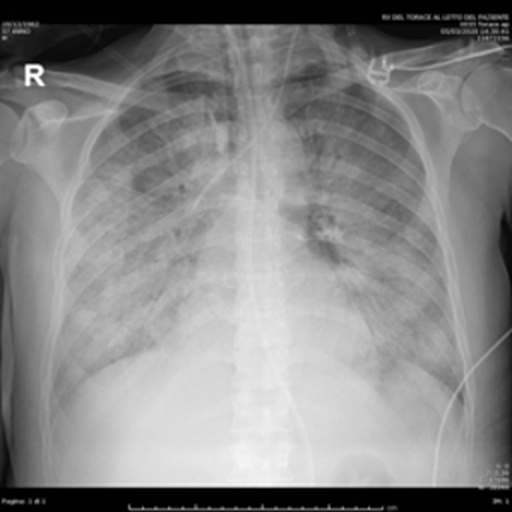
#> input picture assets/input_image_pca.png, 512 x 512 px, found by its file name
$ jupyter execute pca.ipynb
#> lines starting #> are read from the running program, lines starting #| are printed output that depends on the picture
[cell 1]
import numpy as np
import matplotlib.pyplot as plt
import cv2

[cell 2]
img = cv2.imread('assets/input_image_pca.png', 0)
#> img is the input picture: shape (512, 512); min 0, max 255, mean 135.8

[cell 3]
def pca(X):

    # Standardizing the data
    X_standardized = (X - np.mean(X, axis=0)) / np.std(X, axis=0)
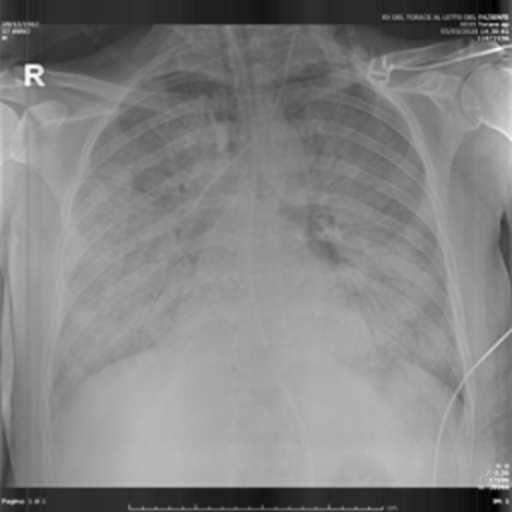
#> X_standardized: shape (512, 512) float64; min -3.32, max 3.09, mean 0; drawn with min black and max white

    covariance_matrix = np.cov(X_standardized, rowvar=False)
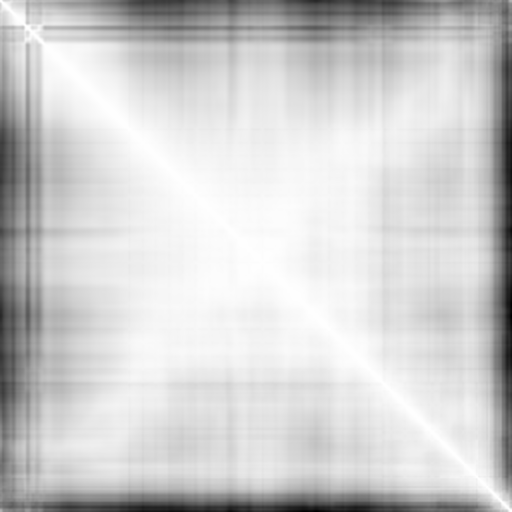
#> covariance_matrix: shape (512, 512) float64; min -0.158, max 1, mean 0.787; drawn with min black and max white
    eigenvalues, eigenvectors = np.linalg.eig(covariance_matrix)

    # Sorting the eigenvalues in descending order and the eigenvectors will rearrange accordingly.
    sorted_indices = np.argsort(eigenvalues)[::-1]
#> sorted_indices = 512 values, max 511 at index 504, min 0 at index 0, mean 255.5
    eigenvalues = eigenvalues[sorted_indices]
    eigenvectors = eigenvectors[:, sorted_indices]

    # Selecting Principle Components based on the Kaiser criterion
    average_eigenvalues = np.mean(eigenvalues)
    num_components = np.sum(eigenvalues > average_eigenvalues)
#> num_components = 11

    # Selecting the top k eigenvectors (the principal components)
    selected_eigenvectors = eigenvectors[:, :num_components]
    projected_data = np.dot(X_standardized, selected_eigenvectors)

    return projected_data, selected_eigenvectors

[cell 4]
image_2d = img.reshape(-1, img.shape[1])
projected_data, selected_eigenvectors = pca(image_2d)

reconstructed_image = np.dot(projected_data, selected_eigenvectors.T)
reconstructed_image = (reconstructed_image * np.std(image_2d, axis=0)) + np.mean(image_2d, axis=0)
reconstructed_image = np.uint8(reconstructed_image.reshape(img.shape))
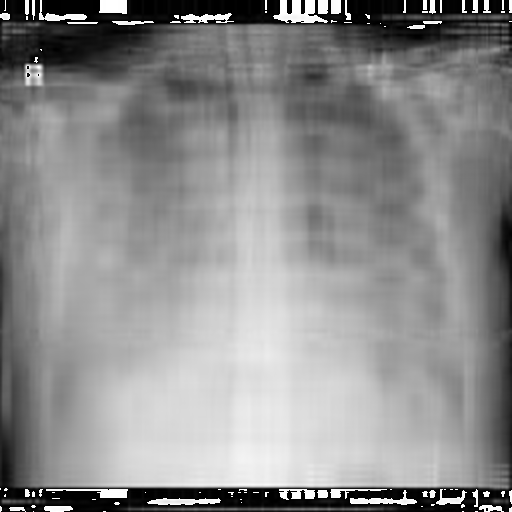
#> reconstructed_image: shape (512, 512); min 0, max 255, mean 140.8

plt.figure(figsize=(10, 5))
plt.subplot(1, 2, 1)
plt.imshow(img, cmap='gray')
plt.title('Original Image')
plt.axis('off')

plt.subplot(1, 2, 2)
plt.imshow(reconstructed_image, cmap='gray')
plt.title('Reconstructed Image using PCA')
plt.axis('off')

# plt.show()

cv2.imwrite('generated_assets/output_image_pca.png', reconstructed_image)
#> Out = True
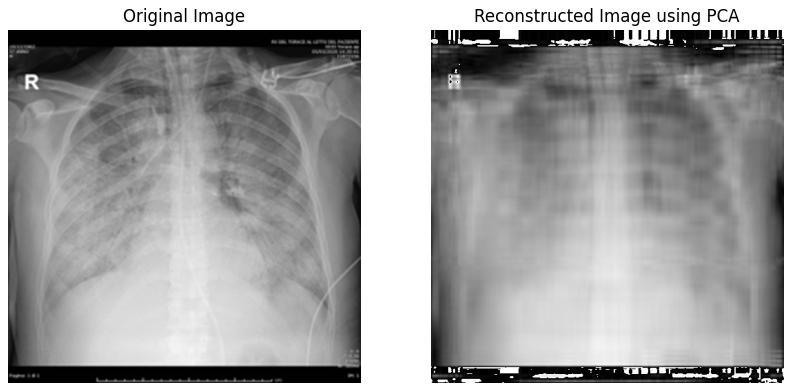
#> figure drawn by matplotlib, 2 panels

$ run again, with assets/input_image.png copied over assets/input_image_pca.png
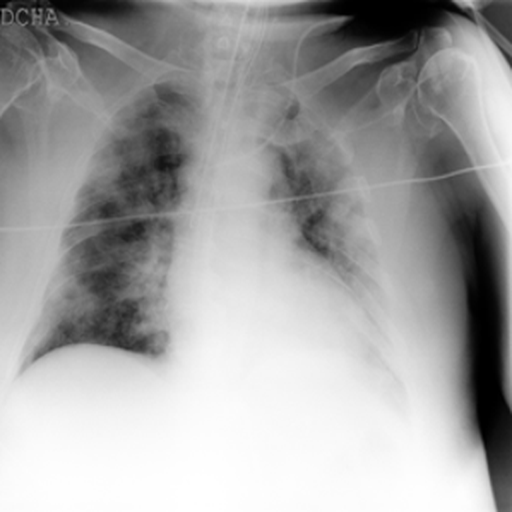
#> input picture assets/input_image.png, 512 x 512 px, found by its file name
#> img is the input picture: shape (512, 512); min 0, max 255, mean 163.7
#> in pca, `eigenvalues, eigenvectors = np.linalg.eig(covariance_matrix)`: eigenvalues = 512 values, max 381.7 at index 0, min 8.01e-16 at index 466, mean 1
#> sorted_indices = 512 values, max 511 at index 458, min 0 at index 0, mean 255.5
#> in pca, `eigenvalues = eigenvalues[sorted_indices]`: eigenvalues = 512 values, max 381.7 at index 0, min 8.01e-16 at index 511, mean 1
#> in pca, `eigenvectors = eigenvectors[:, sorted_indices]`:
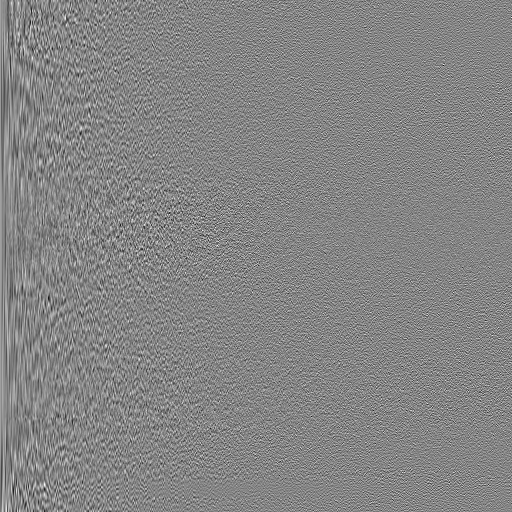
#> eigenvectors: shape (512, 512) float64; min -0.239, max 0.219, mean 9.57e-05; drawn with min black and max white
#> average_eigenvalues = 1
#> num_components = 9
#> `reconstructed_image = np.uint8(reconstructed_image.reshape(img.shape))`:
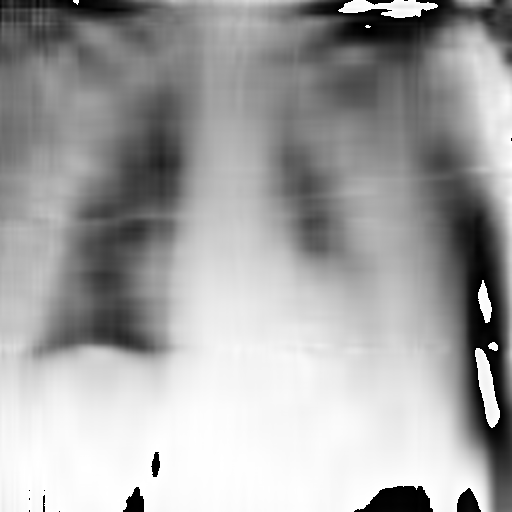
#> reconstructed_image: shape (512, 512); min 0, max 255, mean 163.4
#> Out = True

$ run again, with assets/input_image_arnold.png copied over assets/input_image_pca.png
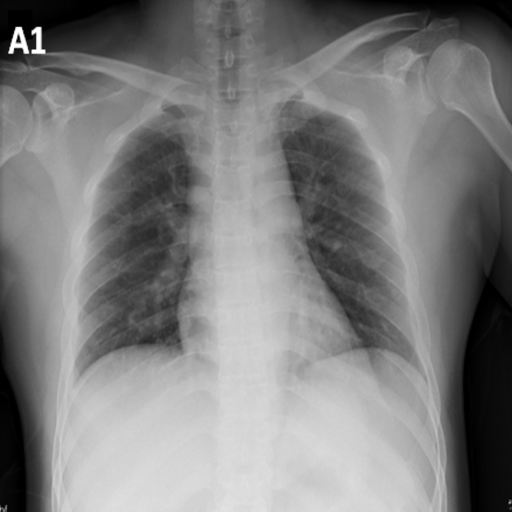
#> input picture assets/input_image_arnold.png, 512 x 512 px, found by its file name
#> img is the input picture: shape (512, 512); min 0, max 255, mean 126.1
#> in pca, `eigenvalues, eigenvectors = np.linalg.eig(covariance_matrix)`:
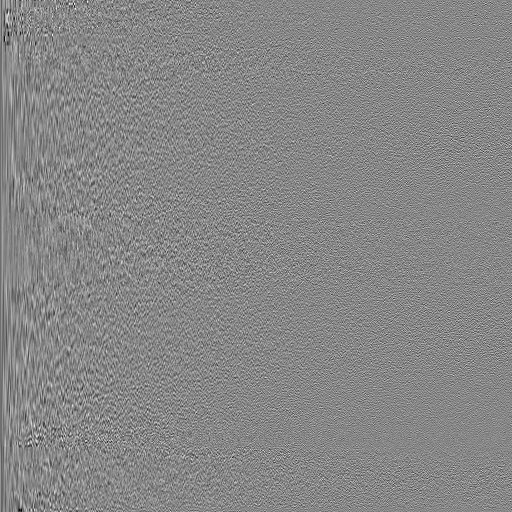
#> eigenvectors: shape (512, 512) float64; min -0.276, max 0.245, mean -0.000166; drawn with min black and max white
#> in pca, `eigenvalues, eigenvectors = np.linalg.eig(covariance_matrix)`: eigenvalues = 512 values, max 310.9 at index 0, min -1.01e-15 at index 465, mean 1
#> sorted_indices = 512 values, max 511 at index 462, min 0 at index 0, mean 255.5
#> in pca, `eigenvalues = eigenvalues[sorted_indices]`: eigenvalues = 512 values, max 310.9 at index 0, min -1.01e-15 at index 511, mean 1
#> average_eigenvalues = 1
#> num_components = 12
#> `reconstructed_image = (reconstructed_image * np.std(image_2d, axis=0))..`:
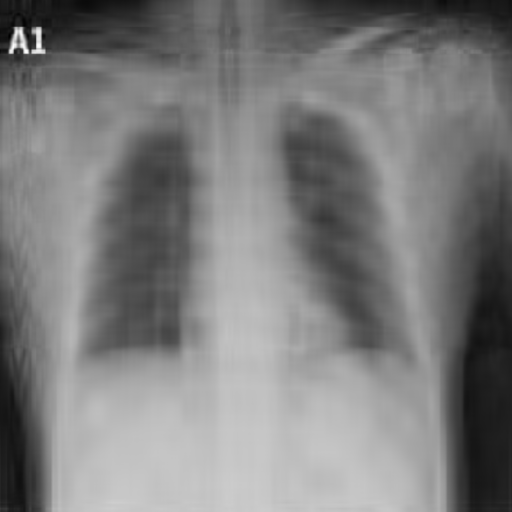
#> reconstructed_image: shape (512, 512) float64; min -28.06, max 286, mean 126.1; drawn with min black and max white
#> Out = True
